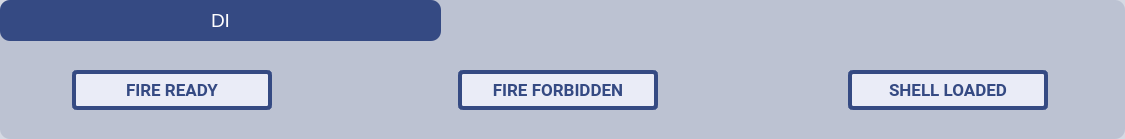
  <widget class="QGroupBox" name="groupBox_3">
   <property name="geometry">
    <rect>
     <x>377</x>
     <y>230</y>
     <width>1125</width>
     <height>139</height>
    </rect>
   </property>
   <property name="styleSheet">
    <string notr="true">background:color rgb(150,160,186,40%);
border-radius:10px;</string>
   </property>
   <property name="title">
    <string/>
   </property>
   <widget class="QPushButton" name="pbHarness_3">
    <property name="geometry">
     <rect>
      <x>0</x>
      <y>0</y>
      <width>441</width>
      <height>41</height>
     </rect>
    </property>
    <property name="font">
     <font>
      <pointsize>14</pointsize>
     </font>
    </property>
    <property name="styleSheet">
     <string notr="true">background-color: rgb(53, 74, 131); 
color: rgb(255, 255, 255);</string>
    </property>
    <property name="text">
     <string>DI</string>
    </property>
   </widget>
   <widget class="QLabel" name="lblFireReady">
    <property name="geometry">
     <rect>
      <x>72</x>
      <y>70</y>
      <width>200</width>
      <height>40</height>
     </rect>
    </property>
    <property name="font">
     <font>
      <family>Roboto</family>
      <pointsize>13</pointsize>
      <weight>75</weight>
      <bold>true</bold>
     </font>
    </property>
    <property name="styleSheet">
     <string notr="true">background:rgb(234, 236, 247);
border: 4px solid rgb(53,74, 131);
color:rgb(53,74, 131);
border-radius:5px;



</string>
    </property>
    <property name="text">
     <string>FIRE READY</string>
    </property>
    <property name="alignment">
     <set>Qt::AlignCenter</set>
    </property>
   </widget>
   <widget class="QLabel" name="lblFireForbidden">
    <property name="geometry">
     <rect>
      <x>458</x>
      <y>70</y>
      <width>200</width>
      <height>40</height>
     </rect>
    </property>
    <property name="font">
     <font>
      <family>Roboto</family>
      <pointsize>13</pointsize>
      <weight>75</weight>
      <bold>true</bold>
     </font>
    </property>
    <property name="styleSheet">
     <string notr="true">background:rgb(234, 236, 247);
border: 4px solid rgb(53,74, 131);
color:rgb(53,74, 131);
border-radius:5px;



</string>
    </property>
    <property name="text">
     <string>FIRE FORBIDDEN</string>
    </property>
    <property name="alignment">
     <set>Qt::AlignCenter</set>
    </property>
   </widget>
   <widget class="QLabel" name="lblShellLoaded">
    <property name="geometry">
     <rect>
      <x>848</x>
      <y>70</y>
      <width>200</width>
      <height>40</height>
     </rect>
    </property>
    <property name="font">
     <font>
      <family>Roboto</family>
      <pointsize>13</pointsize>
      <weight>75</weight>
      <bold>true</bold>
     </font>
    </property>
    <property name="styleSheet">
     <string notr="true">background:rgb(234, 236, 247);
border: 4px solid rgb(53,74, 131);
color:rgb(53,74, 131);
border-radius:5px;



</string>
    </property>
    <property name="text">
     <string>SHELL LOADED</string>
    </property>
    <property name="alignment">
     <set>Qt::AlignCenter</set>
    </property>
   </widget>
  </widget>
